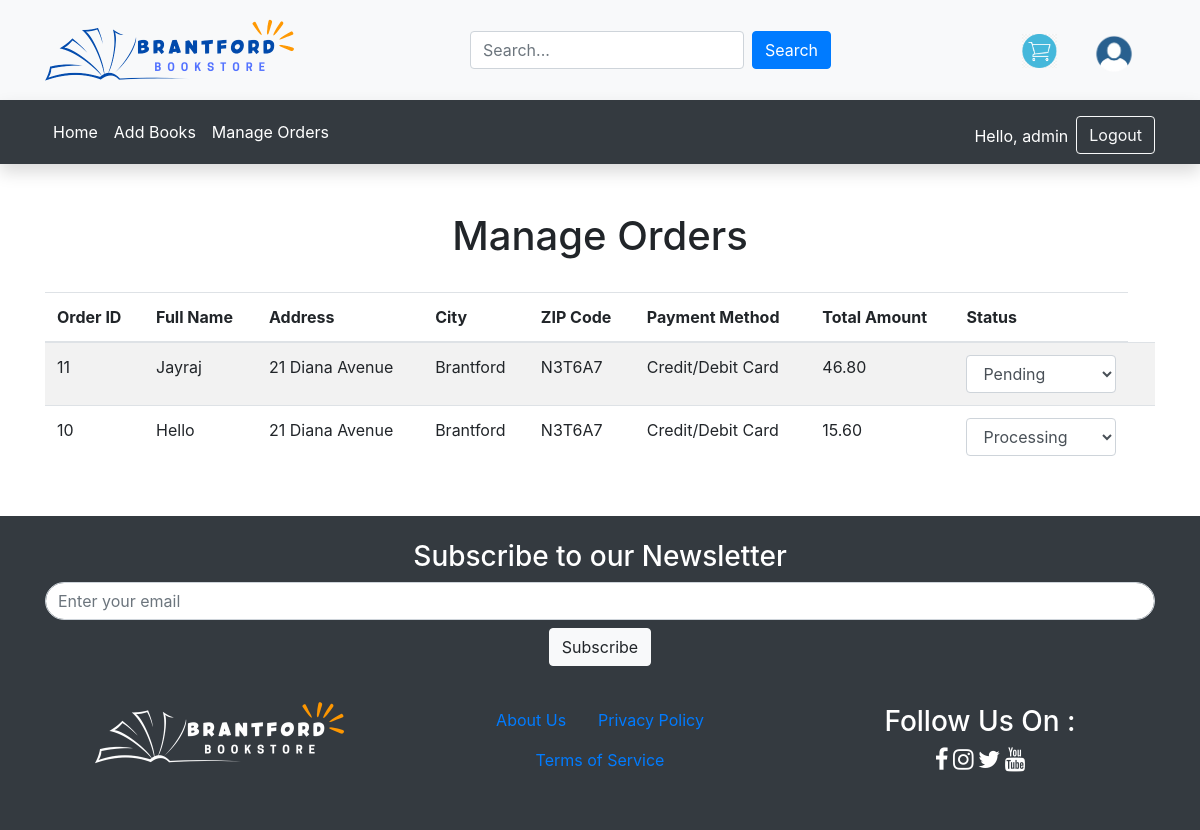
The app's page /admin/track_order.php (signed in) with its own data.
### tables this page shows
CREATE TABLE `orders` (
  `id` int(11) NOT NULL,
  `user_id` int(11) NOT NULL,
  `full_name` varchar(255) NOT NULL,
  `address` varchar(255) NOT NULL,
  `city` varchar(255) NOT NULL,
  `zip_code` varchar(10) NOT NULL,
  `payment_method` varchar(50) NOT NULL,
  `total_amount` decimal(10,2) NOT NULL,
  `created_at` timestamp NOT NULL DEFAULT current_timestamp(),
  `status` varchar(255) NOT NULL DEFAULT 'Pending'
);

### admin/track_order.php (the view, shortened to what this page needs)
<?php
$isAdmin = isset($_SESSION['role']) && $_SESSION['role'] === 'admin';
$user_id = $_SESSION['user_id'];
include '../config/database.php';
$sql = "
SELECT id, full_name, address, city, zip_code,
       payment_method, total_amount, created_at, status
FROM orders
WHERE user_id = ? OR ? = 1
ORDER BY created_at DESC
";
$stmt = $db->prepare($sql);
$stmt->bind_param("ii", $user_id, $isAdmin);
$stmt->execute();
$result = $stmt->get_result();
?>
<?php include 'header.php'; ?>
<div class="container mt-5 mb-5">
    <h1 class="text-center">Manage Orders</h1>
    <br>
    <?php if ($result->num_rows > 0): ?>
        <table class="table table-striped">
            <thead>
                <tr>
                    <th>Order ID</th>
                    <th>Full Name</th>
                    <th>Address</th>
                    <th>City</th>
                    <th>ZIP Code</th>
                    <th>Payment Method</th>
                    <th>Total Amount</th>
                    <th>Status</th>
                </tr>
            </thead>
            <tbody>
                <?php while ($row = $result->fetch_assoc()): ?>
                    <tr>
                        <td><?php echo htmlspecialchars($row['id']); ?></td>
                        <td><?php echo htmlspecialchars($row['full_name']); ?></td>
                        <td><?php echo htmlspecialchars($row['address']); ?></td>
                        <td><?php echo htmlspecialchars($row['city']); ?></td>
                        <td><?php echo htmlspecialchars($row['zip_code']); ?></td>
                        <td><?php echo htmlspecialchars($row['payment_method']); ?></td>
                        <td><?php echo htmlspecialchars($row['total_amount']); ?></td>
                        <td>
                            <?php if ($isAdmin): ?>
                                <form method="POST" style="display:inline;">
                                    <select name="status" class="form-control" onchange="this.form.submit()">
                                        <option value="Pending" <?php echo $row['status'] === 'Pending' ? 'selected' : ''; ?>>Pending
                                        </option>
                                        <option value="Processing" <?php echo $row['status'] === 'Processing' ? 'selected' : ''; ?>>
                                            Processing</option>
                                    </select>
                                </form>
                            <?php else: ?>
                                <?php echo htmlspecialchars($row['status']); ?>
                            <?php endif; ?>
                        </td>
                        <td>
                        </td>
                    </tr>
                <?php endwhile; ?>
            </tbody>
        </table>
    <?php else: ?>
        <p>No orders found.</p>
    <?php endif; ?>
</div>
<?php include 'footer.php'; ?>

### records on screen
orders: id "11", full_name "Jayraj", address "21 Diana Avenue", city "Brantford", zip_code "N3T6A7", payment_method "Credit/Debit Card", total_amount "46.80", status "Pending"
orders: id "10", full_name "Hello", address "21 Diana Avenue", city "Brantford", zip_code "N3T6A7", payment_method "Credit/Debit Card", total_amount "15.60", status "Processing"

### other values on screen
$_SESSION['username'] "admin"
